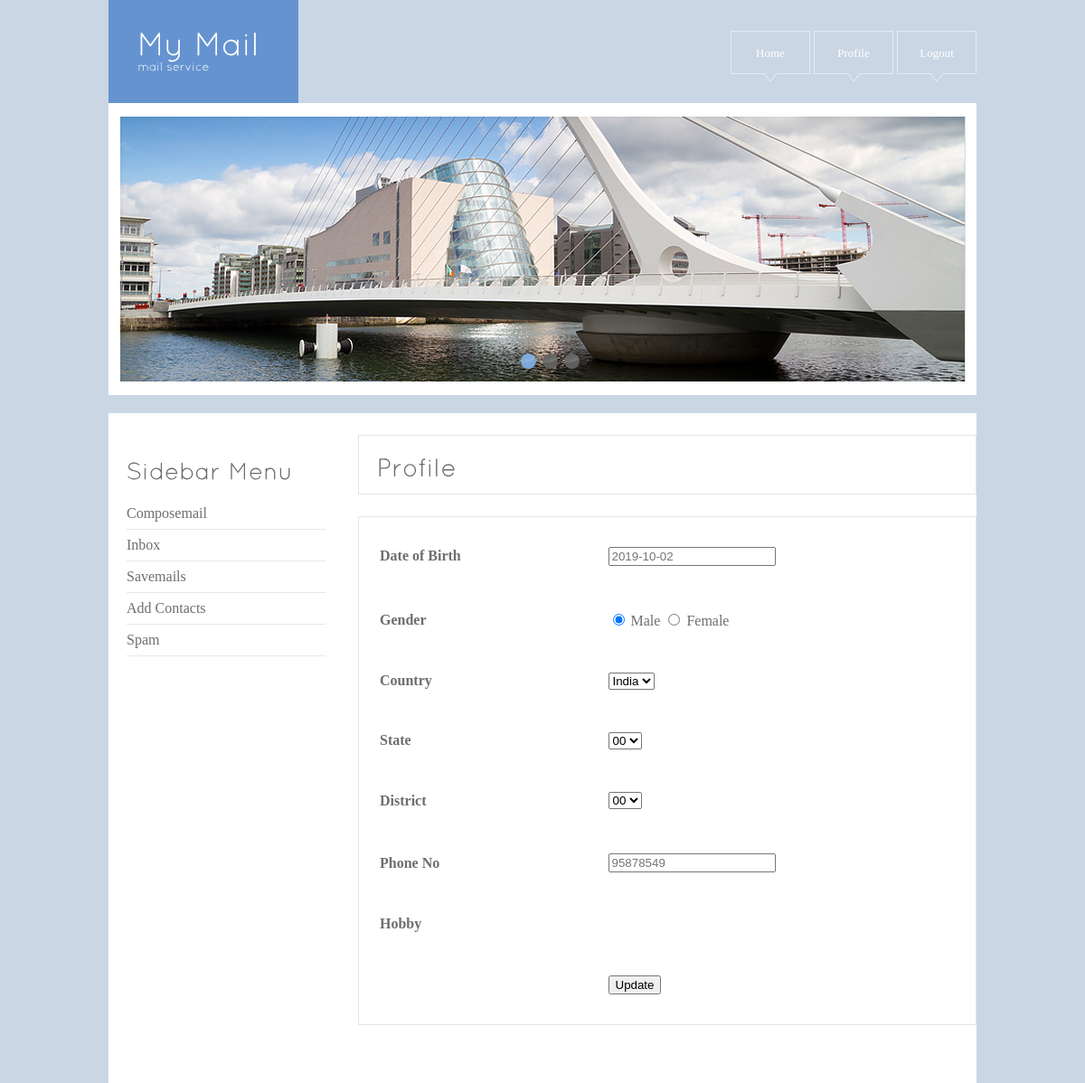
/profile/ (signed in), run on the app's committed database.
### user/models.py (models this page shows)
class user_details(models.Model):
    User_id=models.ForeignKey(User,on_delete=models.CASCADE)
    DOB=models.CharField(max_length=20)
    Gender=models.CharField(max_length=20)
    Country=models.CharField(max_length=20)
    State=models.CharField(max_length=20)
    District=models.CharField(max_length=20)
    Phone_No=models.IntegerField()

### user/views.py (the view)
# urls.py: url(r'^profile/',user.profile,name='profile'),
def profile(request):
    ob=user_details.objects.filter(User_id=request.user)
    oc=Country.objects.all()
    oe=hobby.objects.all()
    return render(request,"user/home.html",{"data":ob,"cnt":oc,"hob":oe})

### templates/user/home.html (shortened to what this page needs)
{% load static %}
<html>
<head>
<link href="{% static 'Medic_template/css/style.css' %}" rel="stylesheet" type="text/css" />
<link rel="stylesheet" type="text/css" href="{% static 'Medic_template/css/coin-slider.css' %}" />
</head>
<body>
<div class="main">
  <div class="header">
    <div class="header_resize">
      <div class="logo">
        <h1> My Mail <small>mail service</small></h1>
      </div>
      <div class="menu_nav">
        <ul>
          <li><a href="{% url 'userhome' %}"> Home </a></li>
		  <li><a href="{% url 'profile' %}"> Profile </a></li>
		  <li><a href="{% url 'logout' %}"> Logout </a></li>
        </ul>
      </div>
      <div class="slider">
        <div id="coin-slider"> </div>
      </div>
    </div>
  </div>
  <div class="content">
    <div class="content_resize">
      <div class="mainbar">
        <div class="article">
          <h2>Profile</h2>
        </div>
        <div class="article">
          <div class="clr">
<form action="{% url 'saveuserdetails' %}" method="post" name="myform" class="box">
{% if data %}
{% for v in data %}
<table width="767" height="549">
<tr>
<td><strong> Date of Birth  </strong></td>
<td>
  <input type="text" name="txtage" id="txtage" onFocus="(this.type='date')" onBlur="(this.type='text')" placeholder="{{v.DOB}}" required>  </td></tr>
  <tr>
  <td><strong> Gender  </strong></td>
   <td>
  <input type="radio" name="radgender" id="mal" value="Male" {% if v.Gender == "Male" %} checked="checked" {% endif %}/>
 Male
  <input type="radio" name="radgender" id="femake" value="Female" {% if v.Gender == "Female" %} checked="checked" {% endif %}/>
 Female      </td></tr>
<td><strong> Country  </strong></td>
<td>
  <select name="country" id="country" required>
    <option value="00"> {{v.Country}} </option>
  </select></td></tr>
<tr>
<td><strong> State  </strong></td>
<td>
  <select name="state" id="state" required>
    <option value="00"> {{v.State}} </option>
  </select></td></tr>
<tr>
<td><strong> District  </strong></td>
<td>
  <select name="district" id="district">
    <option value="00"> {{v.District}} </option>
  </select></td></tr>
<tr>
<td><strong> Phone No  </strong></td>
<td>
  <input type="text" name="txtphone" id="txtphone" placeholder="{{v.Phone_No}}" required></td></tr>
<tr>
<td><strong> Hobby  </strong></td>
<td>
     </td></tr>
<tr>
<td></td>
<td>
  <input name="btnsave" type="submit" id="btnsave" value="Update" /></td>
</tr>
</table>
  {% endfor %}
  {% endif %}
</form>
</div>
</div>
      </div>
      <div class="sidebar">
        <div class="gadget">
          <h2 class="star"><span>Sidebar</span> Menu</h2>
          <ul class="sb_menu">
          <li><a href="{% url 'composemail' %}"> Composemail </a></li>
          <li><a href="{% url 'inbox' %}"> Inbox </a></li>
          <li><a href="{% url 'savedmails' %}"> Savemails </a></li>
          <li><a href="{% url 'addcontact' %}"> Add Contacts </a></li>
		  <li><a href="{% url 'spam' %}"> Spam </a></li>
          </ul>
        </div>
      </div>
    </div>
  </div>
</body>
</html>

### static/Medic_template/css/style.css (style rules this page uses)
body { margin:0; padding:0; width:100%; color:#6d6d6d; font:Arial, Helvetica, sans-serif; background:#cad6e4 url(../images/comment.png) repeat left top; }
html, .main { padding:0; margin:0; }
.clr { clear:both; padding:0; margin:0; width:100%; font-size:0; line-height:0; }
h2 { margin:8px 0; padding:8px 0; font-size:26px; font-weight:bold; color:#666666; }
a { color:#6592d1; text-decoration:underline; }
.header, .content, .menu_nav, .fbg, .footer, form, ol, ol li, ul, .content .mainbar, .content .sidebar { margin:0; padding:0; }
.header_resize { margin:0 auto; padding:0; width:960px; }
.logo { padding:0 32px; float:none; float:left; width:auto; height:114px; background:#6593d0; }
h1 { margin:0; padding:32px 0 0; font-size:36px; font-weight:bold; line-height:1.2em; text-transform:none; color:#FFFFFF; }
h1 small { display:block; font-size:13px; line-height:1.2em; letter-spacing:normal; text-transform:none; color:#fff; }
.slider { margin:0 0 20px; padding:15px 12px 15px 13px; background:#fff; }
.menu_nav { margin:0 auto; padding:34px 0 0; height:57px; float:right; }
.menu_nav ul { list-style:none; padding:0; height:57px; float:left; }
.menu_nav ul li { margin:0; padding:0 0 0 4px; float:left; }
.menu_nav ul li a { display:block; margin:0; padding:16px 0 24px; width:88px; font-size:13px; line-height:17px; font-weight:normal; color:#fff; text-decoration:none; text-transform:none; text-align:center; background:url(../images/menu_p.png) no-repeat center top; }
.content { padding:0; }
.content_resize { margin:0 auto; padding:24px 0 40px; width:960px; background:#fff; }
.content .mainbar { margin:0; padding:0; float:right; width:684px; }
.content .mainbar h2 { margin-bottom:0; padding-bottom:8px; font-size:28px; line-height:1.2em; color:#6d6d6d; }
.content .mainbar .article { margin:0 0 24px; padding:6px 20px; border:1px solid #e6e5e5; }
.content .sidebar { padding:0; float:left; width:260px; }
.content .sidebar .gadget { margin:0 0 12px; padding:12px 20px 24px; }
.content .sidebar h2 { color:#6d6d6d; }
ul.sb_menu, ul.ex_menu { margin:0; padding:0; list-style:none; color:#6e6e6e; }
ul.sb_menu li, ul.ex_menu li { margin:0; border-bottom:1px solid #e8e8e8; }
ul.sb_menu li, ul.ex_menu li { padding:8px 0; width:220px; }
ul.sb_menu li a { color:#6e6e6e; text-decoration:none; margin-left:-16px; padding:4px 8px 4px 16px; }
a { outline:none; }

### data on the page
user_details: txtage "2019-10-02", Gender "☑", country "India", state "00", district "00", txtphone "95878549"
